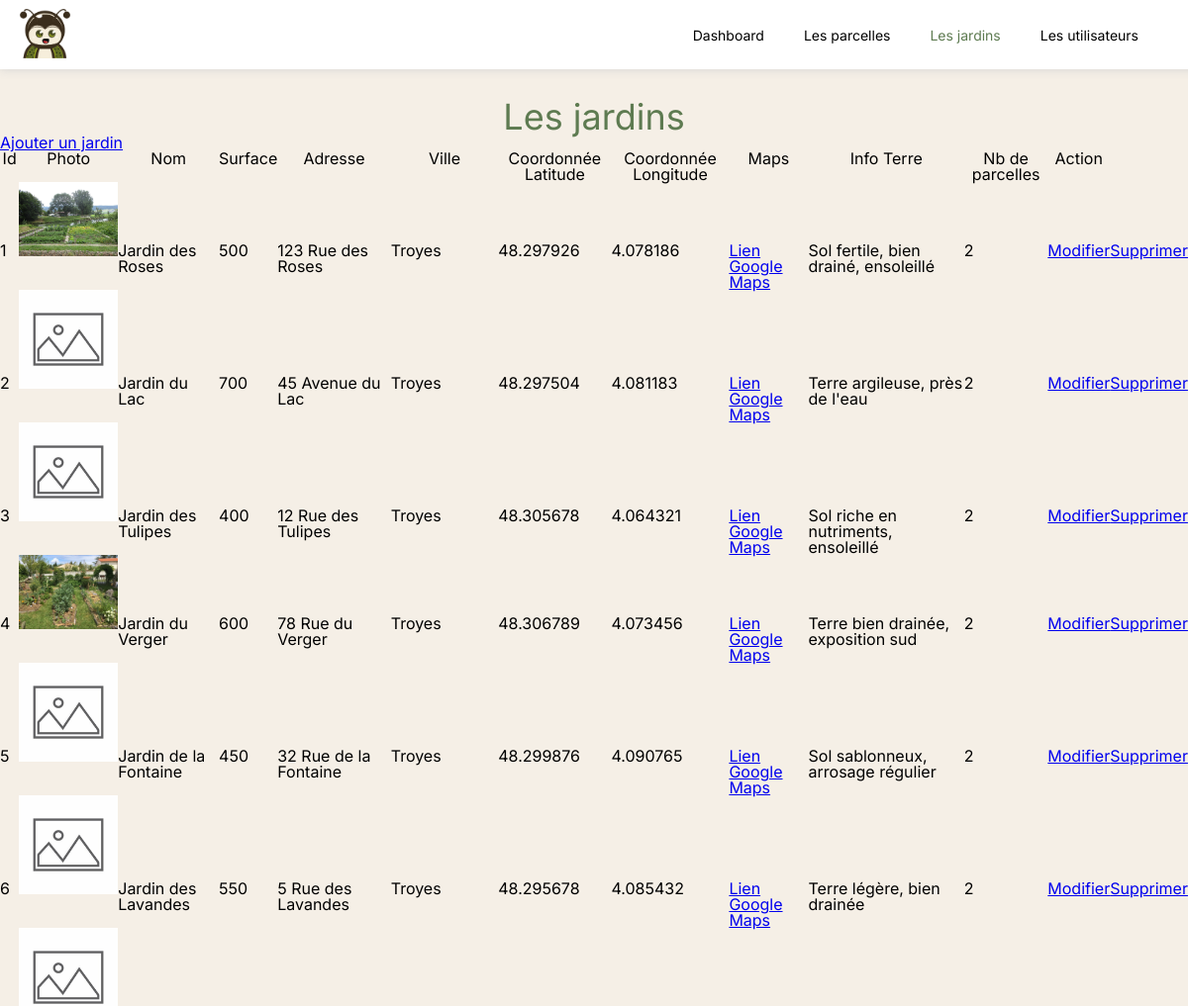
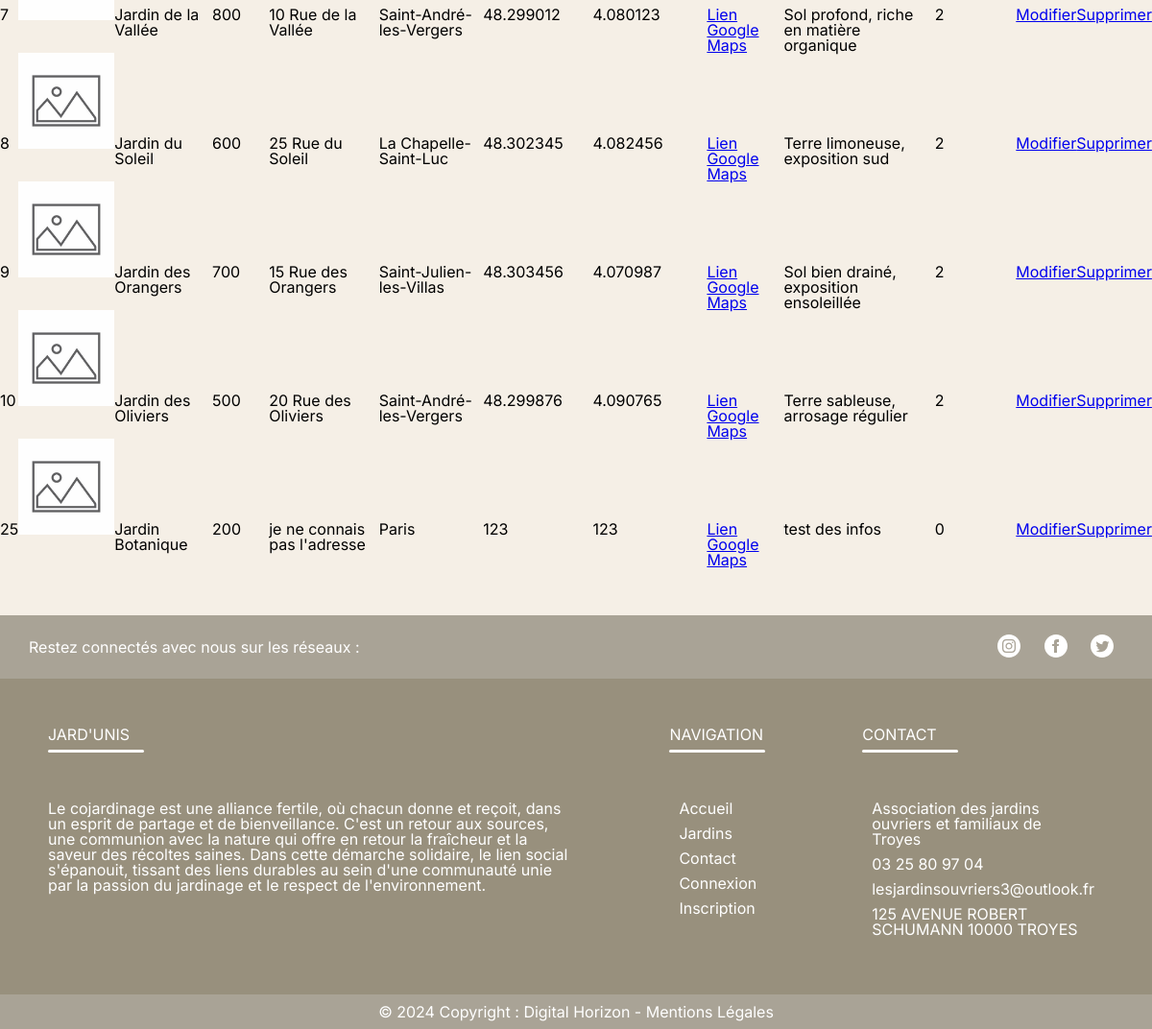
Page /admin/jardins/tableJardins.php on the committed database (2 pictures, top to bottom).
### tables this page shows
CREATE TABLE `jardins` (
  `jardin_id` int(11) NOT NULL,
  `jardin_nom` varchar(50) NOT NULL,
  `jardin_surface` int(11) NOT NULL,
  `jardin_nbParcelles` int(11) NOT NULL,
  `jardin_adr` varchar(100) NOT NULL,
  `jardin_ville` varchar(50) NOT NULL,
  `jardin_coordLat` varchar(10) NOT NULL,
  `jardin_coordLong` varchar(10) NOT NULL,
  `jardin_photo` varchar(50) NOT NULL DEFAULT 'default_jardins.png',
  `jardin_maps` varchar(100) NOT NULL,
  `jardin_infoTerre` varchar(100) NOT NULL,
  `_user_id` int(11) NOT NULL
);

### admin/jardins/tableJardins.php (the view)
<?php
require '../../model/connectBD.php';
require '../../composants/head.php';
require '../../composants/headerAdmin.php';
?>
<h1>Les jardins</h1>
<div>
    <a href="ajoutJardin.php">Ajouter un jardin</a>
</div>
<table>
    <tr>
        <th>Id</th>
        <th>Photo</th>
        <th>Nom</th>
        <th>Surface</th>
        <th>Adresse</th>
        <th>Ville</th>
        <th>Coordonnée Latitude</th>
        <th>Coordonnée Longitude</th>
        <th>Maps</th>
        <th>Info Terre</th>
        <th>Nb de parcelles</th>
        <th>Action</th>
    </tr>
<?php
$req = $bd->query("SELECT * FROM jardins");
$jardins = $req->fetchAll(PDO::FETCH_ASSOC);
foreach ($jardins as $jardin) {
    echo '<tr>';
    echo '<td>' . $jardin['jardin_id'] . '</td>';
    echo '<td><img src="/src/assets/uploads/' . $jardin['jardin_photo'] . '" alt="Photo de jardin" style="width:100px;"></td>';
    echo '<td>' . $jardin['jardin_nom'] . '</td>';
    echo '<td>' . $jardin['jardin_surface'] . '</td>';
    echo '<td>' . $jardin['jardin_adr'] . '</td>';
    echo '<td>' . $jardin['jardin_ville'] . '</td>';
    echo '<td>' . $jardin['jardin_coordLat'] . '</td>';
    echo '<td>' . $jardin['jardin_coordLong'] . '</td>';
    echo '<td><a href="' . $jardin['jardin_maps'] . '">Lien Google Maps</a></td>';
    echo '<td>' . $jardin['jardin_infoTerre'] . '</td>';
    $stmt_parcelles = $bd->prepare("SELECT * FROM parcelles WHERE _jardin_id = ?");
    $stmt_parcelles->execute([$jardin['jardin_id']]);
    $parcelles = $stmt_parcelles->fetchAll(PDO::FETCH_ASSOC);
    echo '<td>' . count($parcelles) . '</td>';
    echo '<td><a href="modifJardins.php?jardins=' . $jardin['jardin_id'] . '">Modifier</a>';
    echo '<td><a href="verifDelJardins.php?jardins=' . $jardin['jardin_id'] . '">Supprimer</a>';
    echo '</tr>';
}
?>
</table>
<?php
require('../../composants/footer.php');
?>

### composants/head.php (shortened to what this page needs)
<!DOCTYPE html>
<html lang="fr">
<head>
    <link href="/src/assets/css/style.css" rel="stylesheet" />
    <link rel="stylesheet" href="https://unpkg.com/leaflet@1.9.4/dist/leaflet.css"/>
    <link rel="stylesheet" href="https://unpkg.com/leaflet@1.9.4/dist/leaflet.css"/>
    <link rel="stylesheet" href="https://cdnjs.cloudflare.com/ajax/libs/font-awesome/6.5.2/css/all.min.css">
</head>
<body>

### composants/headerAdmin.php (shortened to what this page needs)
<header id="main-header">
    <div id="items-header">
        <a href="/index.php" title="ACCUEIL"><img src="../src/assets/img/logo.webp" alt="Logo"></a>
        <div id="links-header">
            <nav>
                <ul>
                    <li <?php echo (basename($_SERVER['PHP_SELF']) == 'dashboard.php') ? 'class="current"' : ''; ?>><a href="/admin/dashboard.php">Dashboard</a></li>
                    <li <?php echo (basename($_SERVER['PHP_SELF']) == 'tableParcelles.php') ? 'class="current"' : ''; ?>><a href="/admin/parcelles/tableParcelles.php">Les parcelles</a></li>
                    <li <?php echo (basename($_SERVER['PHP_SELF']) == 'tableJardins.php') ? 'class="current"' : ''; ?>><a href="/admin/jardins/tableJardins.php">Les jardins</a></li>
                    <li <?php echo (basename($_SERVER['PHP_SELF']) == 'tableUsers.php') ? 'class="current"' : ''; ?>><a href="/admin/users/tableUsers.php">Les utilisateurs</a></li>
                </ul>
            </nav>
        </div>
    </div>
</header>

### composants/footer.php (shortened to what this page needs)
<footer>
<div id="footer-reseaux-sociaux">
    <p>Restez connectés avec nous sur les réseaux : </p>
    <ul>
        <li></li>
        <li><svg xmlns="http://www.w3.org/2000/svg" width="24" height="24" viewBox="0 0 24 24" fill="white"><path d="M12 0c-6.627 0-12 5.373-12 12s5.373 12 12 12 12-5.373 12-12-5.373-12-12-12zm3 8h-1.35c-.538 0-.65.221-.65.778v1.222h2l-.209 2h-1.791v7h-3v-7h-2v-2h2v-2.308c0-1.769.931-2.692 3.029-2.692h1.971v3z"/></svg></li>
        <li></li>
    </ul>
</div>
<div id="footer-colonne">
    <div>
        <h4>JARD'UNIS</h4>
        <hr>
        <p>Le cojardinage est une alliance fertile, où chacun donne et reçoit, dans un esprit de partage et de bienveillance. C'est un retour aux sources, une communion avec la nature qui offre en retour la fraîcheur et la saveur des récoltes saines. Dans cette démarche solidaire, le lien social s'épanouit, tissant des liens durables au sein d'une communauté unie par la passion du jardinage et le respect de l'environnement.</p>
    </div>
    <div>
        <h4>NAVIGATION</h4>
        <hr>
        <ul>
            <li><a href="../index.php">Accueil</a></li>
            <li><a href="../jardins.php">Jardins</a></li>
            <li><a href="../contact.php">Contact</a></li>
            <li><a href="../users/formConnexion.php">Connexion</a></li>
            <li><a href="../users/formInscription.php">Inscription</a></li>
        </ul>
    </div>
    <div>
        <h4>CONTACT</h4>
        <hr>
        <ul>
            <li>Association des jardins ouvriers et familiaux de Troyes</li>
            <li><a href="tel:+33325809704">03 25 80 97 04</a></li>
            <li><a href="mailto:lesjardinsouvriers3@outlook.fr">lesjardinsouvriers3@outlook.fr</a></li>
            <li>125 AVENUE ROBERT SCHUMANN 10000 TROYES</li>
        </ul>
    </div>
</div>
<div id="footer-mentions-legales">
    <p>&copy; 2024 Copyright : Digital Horizon - <a href=#>Mentions Légales</a></p>
</div>
</footer>
</body>
</html>

### src/assets/css/style.css (style rules this page uses)
html, body, div, span, applet, object, iframe, h1, h2, h3, h4, h5, h6, p, blockquote, pre, a, abbr, acronym, address, big, cite, code, del, dfn, em, img, ins, kbd, q, s, samp, small, strike, strong, sub, sup, tt, var, b, u, i, center, dl, dt, dd, ol, ul, li, fieldset, form, label, legend, table, caption, tbody, tfoot, thead, tr, th, td, article, aside, canvas, details, embed, figure, figcaption, footer, header, hgroup, menu, nav, output, ruby, section, summary, time, mark, audio, video { margin: 0; padding: 0; border: 0; font-size: 100%; font: inherit; vertical-align: baseline; }
article, aside, details, figcaption, figure, footer, header, hgroup, menu, nav, section { display: block; }
body { line-height: 1; }
ol, ul { list-style: none; }
table { border-collapse: collapse; border-spacing: 0; }
body { font-family: "Inter", sans-serif; background-color: #f5efe6; }
h1 { text-align: center; font-size: 36px; color: #5E7B51; margin-top: 100px; }
hr { width: 100px; margin-left: 0; height: 3px; background-color: #5E7B51; border-radius: 5px; border: 0; margin-bottom: 50px; }
header { margin: 0 auto; display: flex; height: 100px; align-items: center; font-family: 'Inter', sans-serif; z-index: 10; width: 100%; box-shadow: 0 0 10px lightgray; }
#items-header { max-width: 1250px; display: flex; justify-content: space-between; width: 100%; align-items: center; margin: 0 auto; padding: 0 10px; }
header nav { left: 0; display: flex; width: 100%; justify-content: flex-end; }
header nav ul { display: flex; align-items: center; list-style: none; padding: 0; margin: 0 30px; }
header nav ul li { margin: 0 20px; }
header nav ul li a { color: #000; text-decoration: none; font-size: 14px; transition: 0.3s; }
nav ul li.current a { color: #5E7B51; }
nav ul li.current a::after { background-color: #5E7B51; }
#main-header { height: 50px; display: flex; align-items: center; justify-content: space-between; padding: 10px; width: 100%; background-color: white; position: fixed; top: 0; transition: top 0.3s; z-index: 1001; }
#main-header li a { position: relative; }
#main-header li a::after { position: absolute; content: ""; width: 100%; height: 2px; top: 100%; left: 0; background-color: #5E7B51; transition: transform 0.5s; transform: scaleX(0); transform-origin: left; }
#items-header img { height: 50px; }
footer { margin-top: 50px; }
footer hr { background-color: white; width: 100px; }
footer svg { margin: 10px; }
#footer-colonne { display: block; background-color: #98907d; color: white; }
#footer-colonne > * { padding: 50px; align-items: center; }
#footer-colonne li { margin: 10px; }
#footer-reseaux-sociaux { display: block; padding: 10px 30px; background-color: #a9a396; color: white; }
#footer-reseaux-sociaux ul li { display: inline-block; }
#footer-mentions-legales { text-align: center; padding: 10px 20px; background-color: #a9a396; color: white; }
footer a { color: white; text-decoration: none; }
@media (min-width: 768px) { #footer-colonne { display: flex; justify-content: space-between; } }
@media (min-width: 768px) { #footer-reseaux-sociaux { display: flex; justify-content: space-between; align-items: center; } }

### rows in the picture
jardins: jardin_id "1", jardin_photo (picture), jardin_nom "Jardin des Roses", jardin_surface "500", jardin_adr "123 Rue des Roses", jardin_ville "Troyes", jardin_coordLat "48.297926", jardin_coordLong "4.078186", jardin_infoTerre "Sol fertile, bien drainé, ensoleillé", count($parcelles) "2"
jardins: jardin_id "2", jardin_photo (placeholder picture), jardin_nom "Jardin du Lac", jardin_surface "700", jardin_adr "45 Avenue du Lac", jardin_ville "Troyes", jardin_coordLat "48.297504", jardin_coordLong "4.081183", jardin_infoTerre "Terre argileuse, près de l'eau", count($parcelles) "2"
jardins: jardin_id "3", jardin_photo (placeholder picture), jardin_nom "Jardin des Tulipes", jardin_surface "400", jardin_adr "12 Rue des Tulipes", jardin_ville "Troyes", jardin_coordLat "48.305678", jardin_coordLong "4.064321", jardin_infoTerre "Sol riche en nutriments, ensoleillé", count($parcelles) "2"
jardins: jardin_id "4", jardin_photo (picture), jardin_nom "Jardin du Verger", jardin_surface "600", jardin_adr "78 Rue du Verger", jardin_ville "Troyes", jardin_coordLat "48.306789", jardin_coordLong "4.073456", jardin_infoTerre "Terre bien drainée, exposition sud", count($parcelles) "2"
jardins: jardin_id "5", jardin_photo (placeholder picture), jardin_nom "Jardin de la Fontaine", jardin_surface "450", jardin_adr "32 Rue de la Fontaine", jardin_ville "Troyes", jardin_coordLat "48.299876", jardin_coordLong "4.090765", jardin_infoTerre "Sol sablonneux, arrosage régulier", count($parcelles) "2"
jardins: jardin_id "6", jardin_photo (placeholder picture), jardin_nom "Jardin des Lavandes", jardin_surface "550", jardin_adr "5 Rue des Lavandes", jardin_ville "Troyes", jardin_coordLat "48.295678", jardin_coordLong "4.085432", jardin_infoTerre "Terre légère, bien drainée", count($parcelles) "2"
jardins: jardin_id "7", jardin_photo (placeholder picture), jardin_nom "Jardin de la Vallée", jardin_surface "800", jardin_adr "10 Rue de la Vallée", jardin_ville "Saint-André-les-Vergers", jardin_coordLat "48.299012", jardin_coordLong "4.080123", jardin_infoTerre "Sol profond, riche en matière organique", count($parcelles) "2"
jardins: jardin_id "8", jardin_photo (placeholder picture), jardin_nom "Jardin du Soleil", jardin_surface "600", jardin_adr "25 Rue du Soleil", jardin_ville "La Chapelle-Saint-Luc", jardin_coordLat "48.302345", jardin_coordLong "4.082456", jardin_infoTerre "Terre limoneuse, exposition sud", count($parcelles) "2"
jardins: jardin_id "9", jardin_photo (placeholder picture), jardin_nom "Jardin des Orangers", jardin_surface "700", jardin_adr "15 Rue des Orangers", jardin_ville "Saint-Julien-les-Villas", jardin_coordLat "48.303456", jardin_coordLong "4.070987", jardin_infoTerre "Sol bien drainé, exposition ensoleillée", count($parcelles) "2"
jardins: jardin_id "10", jardin_photo (placeholder picture), jardin_nom "Jardin des Oliviers", jardin_surface "500", jardin_adr "20 Rue des Oliviers", jardin_ville "Saint-André-les-Vergers", jardin_coordLat "48.299876", jardin_coordLong "4.090765", jardin_infoTerre "Terre sableuse, arrosage régulier", count($parcelles) "2"
jardins: jardin_id "25", jardin_photo (placeholder picture), jardin_nom "Jardin Botanique", jardin_surface "200", jardin_adr "je ne connais pas l'adresse", jardin_ville "Paris", jardin_coordLat "123", jardin_coordLong "123", jardin_infoTerre "test des infos", count($parcelles) "0"
